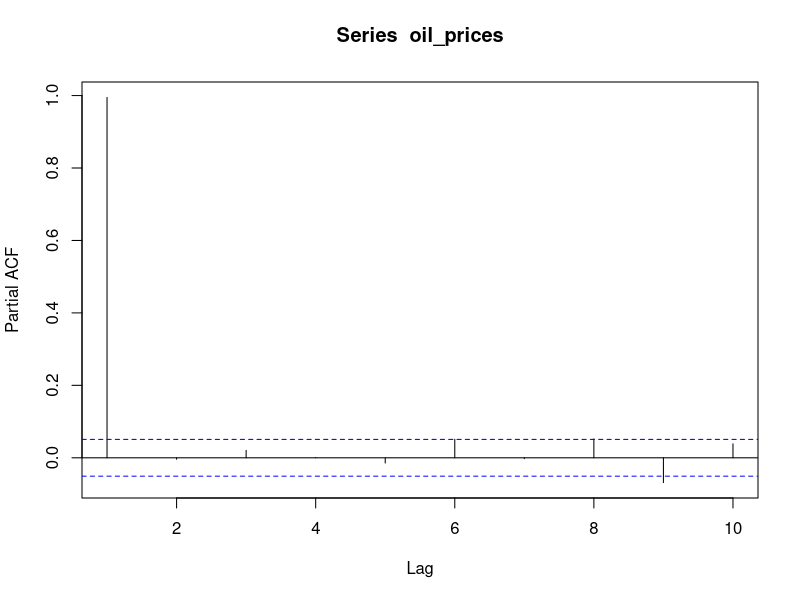
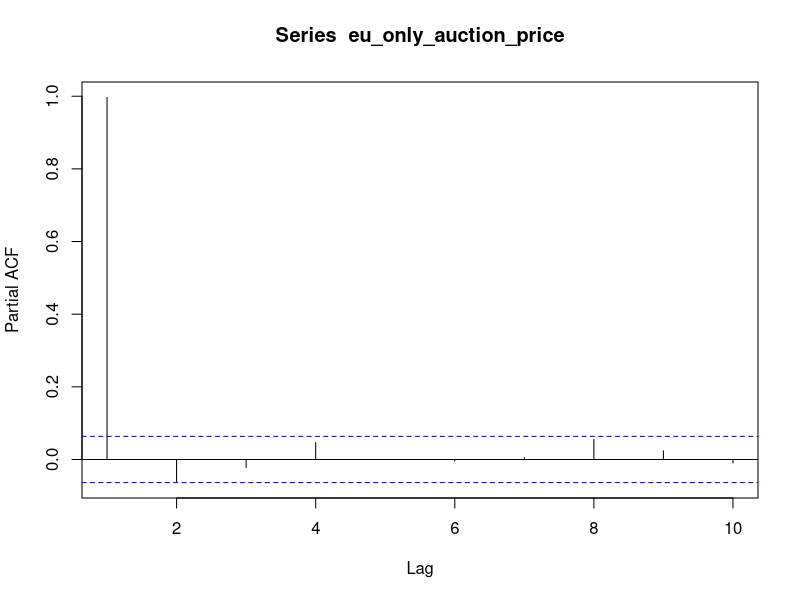
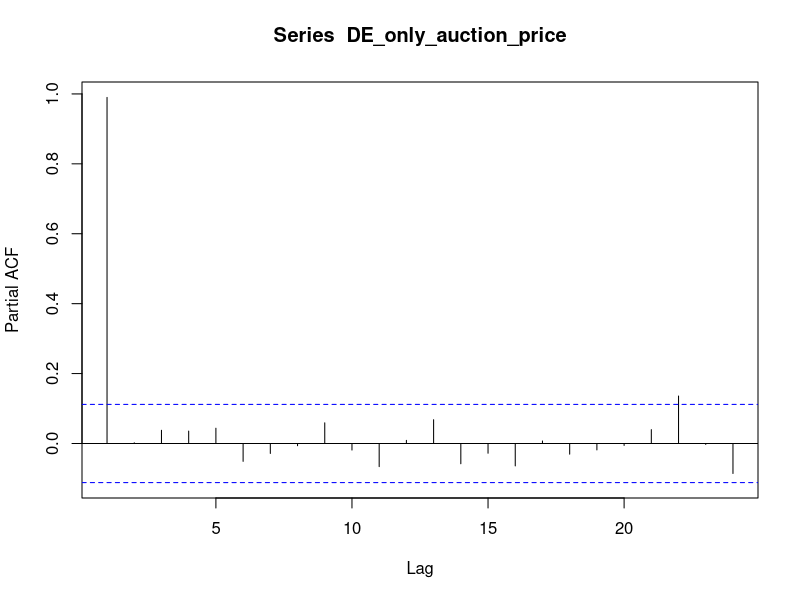
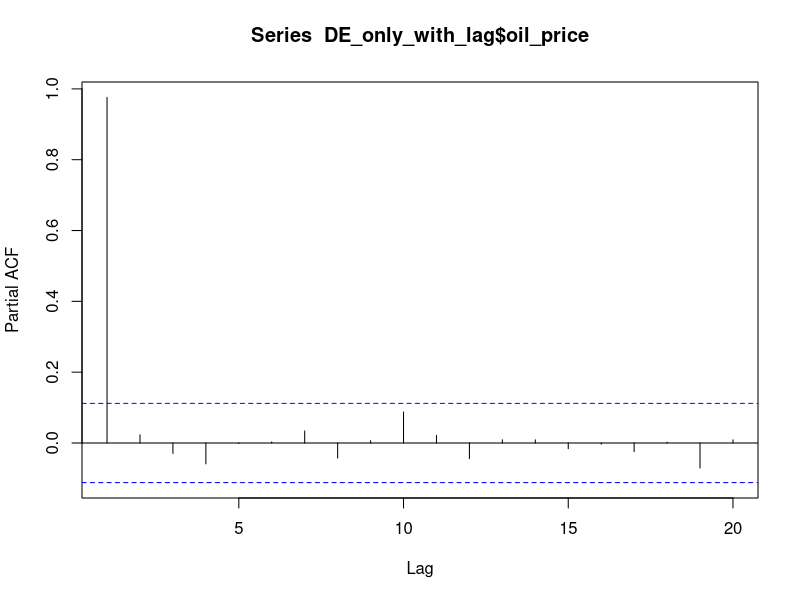
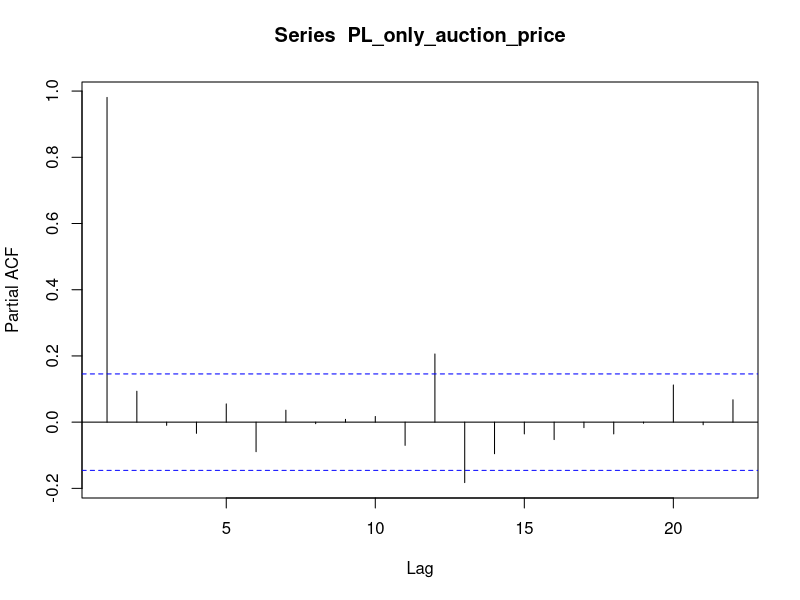
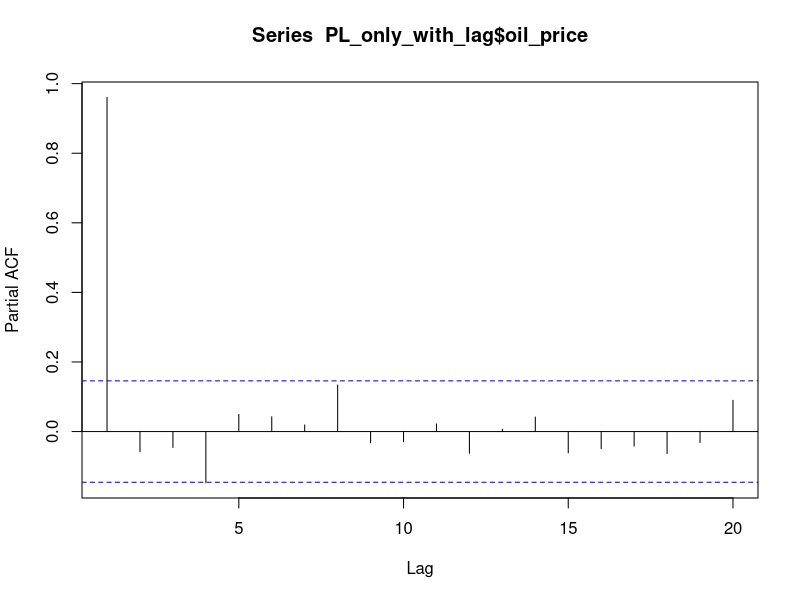
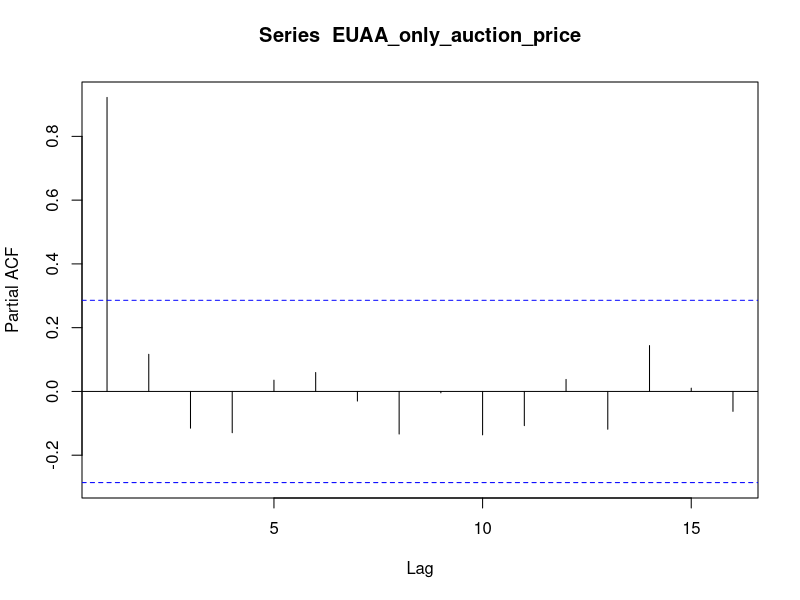
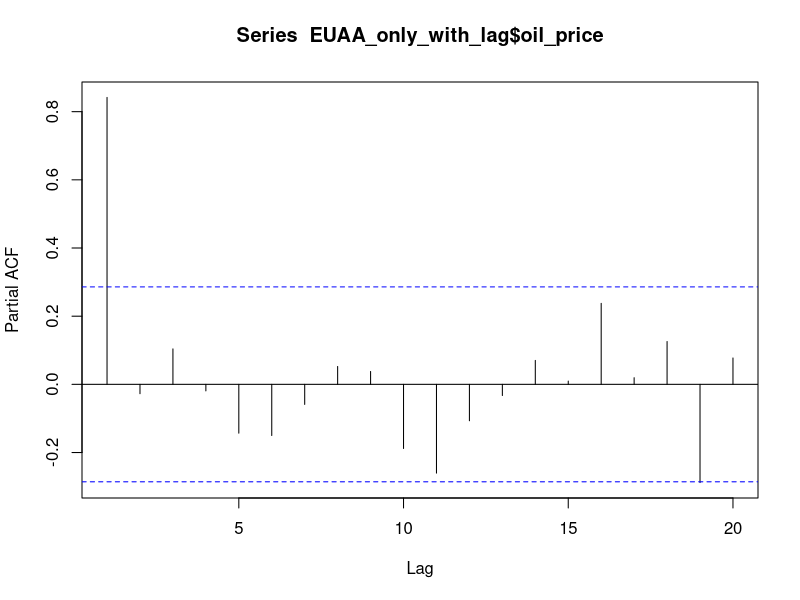

The R source for these figures, in order: (Note: this script raises an error after producing the figures.)
## ---- chunk 1
knitr::opts_chunk$set(echo = TRUE)
library(readxl)
library(tseries)
library(ggplot2)
library(tidyverse)
library(reshape2)
library(car)
library(lubridate)

## ---- chunk 2
brent_crude_prices<- read_excel("brent_crude_prices.xlsx")
co2_emissions_data<-read.csv("co2_emission.csv")
ftse<- read.csv("FTSE 100 Historical Data.csv")
eu_ets_data<-read_excel("EU-ETS-data.xlsx")
## ---- chunk 3
eu_ets_data$Date<- as.Date(eu_ets_data$Date)
brent_crude_prices$Date<- as.Date(brent_crude_prices$Date)
ftse$Date<- mdy(ftse$Date)
ftse$Price<- as.numeric(str_replace(ftse$Price,",",""))
## ---- chunk 4
auction_and_oil<- merge(x=eu_ets_data,y=brent_crude_prices, 
                         by="Date", all.x=TRUE) 

auction_and_oil<-auction_and_oil |> filter(is.na(auction_and_oil$`Europe Brent Spot Price FOB (Dollars per Barrel)`)==FALSE)

oil_prices<- auction_and_oil$`Europe Brent Spot Price FOB (Dollars per Barrel)`
pacf(oil_prices, lag=10, pl=TRUE)

ets_stock_and_oil_data<- merge(x=auction_and_oil, y= ftse, by='Date', all.x=TRUE)
## ---- chunk 5
#First let's change auction name to just have EU, DE, PL or EUAA:

ets_stock_and_oil_data<- ets_stock_and_oil_data |> mutate(
                AuctionType = ifelse(str_detect(`Auction Name`, "EUAA")==TRUE,
                                                                        "EUAA",
                                                    str_sub(`Auction Name`,-2,)
), .after=`Auction Name`)
## ---- chunk 6
EU_only_auction<- ets_stock_and_oil_data |> filter(AuctionType=="EU") |> filter(
                                          is.na(`Auction Price €/tCO2`)==FALSE
)
eu_only_auction_price<-EU_only_auction$`Auction Price €/tCO2`

pacf(eu_only_auction_price, lag=10, pl=TRUE)

#Auction Price Lag
Auction_Price_lag<- EU_only_auction$`Auction Price €/tCO2`[1:length(EU_only_auction$`Auction Price €/tCO2`)-1]
Auction_Price_lag<- c(0,Auction_Price_lag)
EU_only_with_lag<- EU_only_auction |> mutate(
                                          Auction_Price_lag= Auction_Price_lag, .after=`Auction Price €/tCO2`
)

#Maximum bid lag
Max_bid_lag<- EU_only_auction$`Maximum Bid €/tCO2`[1:length(EU_only_auction$`Maximum Bid €/tCO2`)-1]
Max_bid_lag<- c(0,Max_bid_lag)
EU_only_with_lag<- EU_only_with_lag |> mutate(
                                          Max_bid_lag= Max_bid_lag, .after=`Maximum Bid €/tCO2`
)

#Avg bids per bidder lag
Avg_num_bids_per_bidder_lag<- EU_only_auction$`Average number of bids per bidder`[1:length(EU_only_auction$`Average number of bids per bidder`)-1]
Avg_num_bids_per_bidder_lag<- c(0,Avg_num_bids_per_bidder_lag)
EU_only_with_lag<- EU_only_with_lag |> mutate(
                                          Avg_num_bids_per_bidder_lag= Avg_num_bids_per_bidder_lag, .after=`Average number of bids per bidder`
)

#Avg vol per bidder
Avg_vol_per_bidder_lag<- EU_only_auction$`Average volume bid per bidder`[1:length(EU_only_auction$`Average volume bid per bidder`)-1]
Avg_vol_per_bidder_lag<- c(0,Avg_vol_per_bidder_lag)
EU_only_with_lag<- EU_only_with_lag |> mutate(
                                          Avg_vol_per_bidder_lag= Avg_vol_per_bidder_lag, .after=`Average volume bid per bidder`
)

#oil price lag
EU_only_with_lag<- EU_only_with_lag |> rename(
                        oil_price = `Europe Brent Spot Price FOB (Dollars per Barrel)`
)
oil_price_lag<- EU_only_auction$oil_price[1:length(EU_only_auction$oil_price)-1]
oil_price_lag<- c(0,oil_price_lag)
EU_only_with_lag<- EU_only_with_lag |> mutate(
                                          oil_price_lag= oil_price_lag, .after= oil_price
)

#ftse price lag:
EU_only_with_lag<- EU_only_with_lag |> rename(
                        ftse_price = Price
)
ftse_price_lag<- EU_only_auction$ftse_price[1:length(EU_only_auction$ftse_price)-1]
ftse_price_lag<- c(0,ftse_price_lag)
EU_only_with_lag<- EU_only_with_lag |> mutate(
                                          ftse_price_lag= ftse_price_lag, .after= ftse_price
)

#Auction Volume tCO2 lag:

Auction_vol_lag<- EU_only_auction$`Auction Volume tCO2`[1:length(EU_only_auction$`Auction Volume tCO2`)-1]
Auction_vol_lag<- c(0,Auction_vol_lag)
EU_only_with_lag<- EU_only_with_lag |> mutate(
                                          Auction_vol_lag= Auction_vol_lag, .after=`Auction Volume tCO2`
)
##

EU_only_auction_variables_fit<- glm(`Auction Price €/tCO2`~ Auction_Price_lag+ `Auction Volume tCO2`+ `Maximum Bid €/tCO2`,
                            family=gaussian, data=EU_only_with_lag)

durbinWatsonTest(EU_only_auction_variables_fit)
summary(EU_only_auction_variables_fit)

#DW of 1.27. Not terrible. How do we push this up to acceptable levels?


#EU_only_oil_fit<- glm(`Auction Price €/tCO2`~ lag+ `Auction Volume tCO2`+ `Maximum Bid €/tCO2`+
 #                                   oil_price,
  #                          family=gaussian, data=EU_only_with_lag)
#summary(EU_only_oil_fit)
#durbinWatsonTest(EU_only_oil_fit)


#So the difference in DW witha nd without oil prices isn't huge. Only 0.01 difference in the test statistic. 

## ---- chunk 7
DE_only_auction<-ets_stock_and_oil_data |> filter(AuctionType=="DE") |> filter(
                                          is.na(`Auction Price €/tCO2`)==FALSE
)
DE_only_auction_price<- DE_only_auction$`Auction Price €/tCO2`
pacf(DE_only_auction_price)


lag<- DE_only_auction$`Auction Price €/tCO2`[2:length(DE_only_auction$`Auction Price €/tCO2`)-1]
lag<- c(0,lag)
lag[length(lag)]<-0
DE_only_with_lag<- DE_only_auction |> mutate(
                                          lag= lag, .after=`Auction Price €/tCO2`
)

DE_only_auction_variables_fit<- glm(`Auction Price €/tCO2`~ lag+ `Auction Volume tCO2`+ `Maximum Bid €/tCO2`,
                            family=gaussian, data=DE_only_with_lag)

durbinWatsonTest(DE_only_auction_variables_fit)
summary(DE_only_auction_variables_fit)

#With oil prices:
DE_only_with_lag<- DE_only_with_lag |> rename(
                        oil_price = `Europe Brent Spot Price FOB (Dollars per Barrel)`
)

DE_only_oil_fit<- glm(`Auction Price €/tCO2`~ lag+ `Auction Volume tCO2`+ `Maximum Bid €/tCO2`+
                                    oil_price,
                            family=gaussian, data=DE_only_with_lag)
summary(DE_only_oil_fit)
durbinWatsonTest(DE_only_oil_fit)

pacf(DE_only_with_lag$oil_price, lag=20, pl=TRUE)

## ---- chunk 8
PL_only_auction<-ets_stock_and_oil_data |> filter(AuctionType=="PL") |> filter(
                                          is.na(`Auction Price €/tCO2`)==FALSE
)
PL_only_auction_price<- PL_only_auction$`Auction Price €/tCO2`
pacf(PL_only_auction_price)


lag<- PL_only_auction$`Auction Price €/tCO2`[2:length(PL_only_auction$`Auction Price €/tCO2`)-1]
lag<- c(0,lag)
lag[length(lag)]<-0
PL_only_with_lag<- PL_only_auction |> mutate(
                                          lag= lag, .after=`Auction Price €/tCO2`
)

PL_only_auction_variables_fit<- glm(`Auction Price €/tCO2`~ lag+ `Auction Volume tCO2`+ `Maximum Bid €/tCO2`,
                            family=gaussian, data=PL_only_with_lag)

durbinWatsonTest(PL_only_auction_variables_fit)
summary(PL_only_auction_variables_fit)

#With oil prices:
PL_only_with_lag<- PL_only_with_lag |> rename(
                        oil_price = `Europe Brent Spot Price FOB (Dollars per Barrel)`
)

PL_only_oil_fit<- glm(`Auction Price €/tCO2`~ lag+ `Auction Volume tCO2`+ `Maximum Bid €/tCO2`+
                                    oil_price,
                            family=gaussian, data=PL_only_with_lag)
summary(PL_only_oil_fit)
durbinWatsonTest(PL_only_oil_fit)

pacf(PL_only_with_lag$oil_price, lag=20, pl=TRUE)

#So for Poland, I don't need to worry about autocorrelation at all
## ---- chunk 9
EUAA_only_auction<-ets_stock_and_oil_data |> filter(AuctionType=="EUAA") |> filter(
                                          is.na(`Auction Price €/tCO2`)==FALSE
)
EUAA_only_auction_price<- EUAA_only_auction$`Auction Price €/tCO2`
pacf(EUAA_only_auction_price)


lag<- EUAA_only_auction$`Auction Price €/tCO2`[2:length(EUAA_only_auction$`Auction Price €/tCO2`)-1]
lag<- c(0,lag)
lag[length(lag)]<-0
EUAA_only_with_lag<- EUAA_only_auction |> mutate(
                                          lag= lag, .after=`Auction Price €/tCO2`
)

EUAA_only_auction_variables_fit<- glm(`Auction Price €/tCO2`~ lag+ `Auction Volume tCO2`+ `Maximum Bid €/tCO2`,
                            family=gaussian, data=EUAA_only_with_lag)

durbinWatsonTest(EUAA_only_auction_variables_fit)
summary(EUAA_only_auction_variables_fit)

#With oil prices:
EUAA_only_with_lag<- EUAA_only_with_lag |> rename(
                        oil_price = `Europe Brent Spot Price FOB (Dollars per Barrel)`
)

EUAA_only_oil_fit<- glm(`Auction Price €/tCO2`~ lag+ `Auction Volume tCO2`+ `Maximum Bid €/tCO2`+
                                    oil_price,
                            family=gaussian, data=EUAA_only_with_lag)
summary(EUAA_only_oil_fit)
durbinWatsonTest(EUAA_only_oil_fit)

pacf(EUAA_only_with_lag$oil_price, lag=20, pl=TRUE)

#lag isn;t significant. Should I leave it out?
EUAA_only_oil_fit<- glm(`Auction Price €/tCO2`~ `Auction Volume tCO2`+ `Maximum Bid €/tCO2`+
                                    oil_price,
                            family=gaussian, data=EUAA_only_with_lag)
durbinWatsonTest(EUAA_only_oil_fit)
summary(EUAA_only_oil_fit)
## ---- chunk 10
ets_rbind_lag<- rbind(
                                EU_only_with_lag, 
                                EUAA_only_with_lag, 
                                DE_only_with_lag, 
                                PL_only_with_lag) |> arrange(desc('Date'))

#Merging, beginning with EU lag
EU_lag<- EU_only_with_lag |> select('Date','AuctionType', 'lag')
ets_EU_only_lag<- merge(x=ets_stock_and_oil_data, y= EU_lag, by=c('Date', 'AuctionType'), all.x=TRUE)
ets_EU_only_lag<- ets_EU_only_lag |> select(-c(Price:Change..))

#DE lag:
DE_lag<- DE_only_with_lag |> select('Date', 'AuctionType', 'lag')
ets_EU_DE_with_lag<- merge(x=ets_EU_only_lag, y=DE_lag, by=c('Date', 'AuctionType'), all.x=TRUE)
ets_EU_DE_with_lag$lag.x<- ifelse(is.na(ets_EU_DE_with_lag$lag.x), 
                                  ets_EU_DE_with_lag$lag.y,
                                  ets_EU_DE_with_lag$lag.x)
ets_EU_DE_with_lag<- ets_EU_DE_with_lag |> rename('lag'='lag.x') |> select(-'lag.y')

#PL lag:
PL_lag<- PL_only_with_lag |> select('Date', 'AuctionType', 'lag')
ets_EU_DE_PL_with_lag<- merge(x=ets_EU_DE_with_lag, 
                              y= PL_lag, by = c('Date', 'AuctionType'),
                              all.x=TRUE)

ets_EU_DE_PL_with_lag$lag.x<- ifelse(is.na(ets_EU_DE_PL_with_lag$lag.x), 
                                  ets_EU_DE_PL_with_lag$lag.y,
                                  ets_EU_DE_PL_with_lag$lag.x)

ets_EU_DE_PL_with_lag<- ets_EU_DE_PL_with_lag |> rename('lag'='lag.x') |> select(-'lag.y')

#Adding EUAA lag:

EUAA_lag<- EUAA_only_with_lag |> select('Date', 'AuctionType', 'lag')

ets_representative_lag<- merge(x=ets_EU_DE_PL_with_lag,
                               y=EUAA_lag, by = c('Date', 'AuctionType'),
                               all.x=TRUE)
ets_representative_lag$lag.x<- ifelse(is.na(ets_representative_lag$lag.x), 
                                  ets_representative_lag$lag.y,
                                  ets_representative_lag$lag.x)

ets_representative_lag<- ets_representative_lag |> rename('lag'='lag.x') |> select(-'lag.y')

ets_representative_lag<- ets_representative_lag |> relocate(lag, 
                                  .after=`Auction Price €/tCO2`) |> rename(
             oil_price = `Europe Brent Spot Price FOB (Dollars per Barrel)`
                                  )
## ---- chunk 11
lag_fit<- glm(`Auction Price €/tCO2`~lag+`Auction Volume tCO2`+ `Maximum Bid €/tCO2`+
                                    oil_price,
                            family=gaussian, data=ets_representative_lag)

summary(lag_fit)

durbinWatsonTest(lag_fit)
## ---- chunk 12
ftse<- read.csv("FTSE 100 Historical Data.csv")

ftse$Date<- mdy(ftse$Date)
ftse$Price<- as.numeric(str_replace(ftse$Price,",",""))

ets_with_rep_lag<- merge(x=ets_representative_lag, y=ftse, by = 'Date', all.x=TRUE)

ets_with_rep_lag<- ets_with_rep_lag |> rename(
                                  ftse_price = Price
)

ftse_lag_fit<- glm(`Auction Price €/tCO2`~lag+`Auction Volume tCO2`+ `Maximum Bid €/tCO2`+
                                    oil_price+ftse_price,
                            family=gaussian, data=ets_with_rep_lag)

summary(ftse_lag_fit)

durbinWatsonTest(ftse_lag_fit)

## ---- chunk 13
res<- resid(ftse_lag_fit)
plot(fitted(ftse_lag_fit), res)+abline(0,0)


## ---- chunk 14
#No pooling- EU:
  
no_pool_EU<- ets_with_rep_lag |> filter(AuctionType=="EU")

eu_no_pool_fit<- glm(`Auction Price €/tCO2`~lag+`Auction Volume tCO2`+ `Maximum Bid €/tCO2`+
                                    oil_price+ftse_price,
                            family=gaussian, data=no_pool_EU)

summary(eu_no_pool_fit)

durbinWatsonTest(eu_no_pool_fit)

## ---- chunk 15
res<- resid(eu_no_pool_fit)
plot(fitted(eu_no_pool_fit), res)
## ---- chunk 16
hist(no_pool_EU$oil_price)
hist(no_pool_EU$ftse_price)
hist(no_pool_EU$`Auction Volume tCO2`)
hist(no_pool_EU$`Maximum Bid €/tCO2`)
## ---- chunk 17
eu_no_pool_fit_log<- glm(`Auction Price €/tCO2`~`Maximum Bid €/tCO2`+`Auction Volume tCO2`+ `Average bid size`+
                                    oil_price+log(ftse_price),
                            family=gaussian, data=no_pool_EU)

summary(eu_no_pool_fit_log)

durbinWatsonTest(eu_no_pool_fit_log)
## ---- chunk 18
eu_cor_frame<- ets_with_rep_lag |> select(`Auction Volume tCO2`, `Maximum Bid €/tCO2`,`Average bid size`,`Average volume bid per bidder`,
                                    oil_price, ftse_price) 

eu_cor_frame<- na.omit(eu_cor_frame)
cor_matrix<- cor(eu_cor_frame)

# Get upper triangle of the correlation matrix
get_upper_tri <- function(cormat){
  cormat[lower.tri(cormat)]<- NA
  return(cormat)
}

upper_tri <- get_upper_tri(cor_matrix)
melted_cormat <- melt(upper_tri, na.rm = TRUE)

ggplot(data = melted_cormat, aes(Var2, Var1, fill = value))+
  geom_tile(color = "white")+
  scale_fill_gradient2(low = "blue", high = "red", mid = "white", 
                       midpoint = 0, limit = c(-1,1), space = "Lab", 
                       name="Pearson\nCorrelation") +
  theme_minimal()+ 
  theme(axis.text.x = element_text(angle = 45, vjust = 1, 
                                   size = 12, hjust = 1))+
  coord_fixed()
## ---- chunk 19
ets_with_rep_lag<- na.omit(ets_with_rep_lag)
pacf(ets_with_rep_lag$`Maximum Bid €/tCO2`)
pacf(ets_with_rep_lag$`Average number of bids per bidder`)
pacf(ets_with_rep_lag$`Average volume bid per bidder`)
pacf(ets_with_rep_lag$oil_price)
pacf(ets_with_rep_lag$ftse_price)
pacf(ets_with_rep_lag$`Total Amount of Bids`)
pacf(ets_with_rep_lag$`Auction Volume tCO2`)
pacf(ets_with_rep_lag$`Auction Price €/tCO2`)
## ---- chunk 20
#Creating lag for max price:
